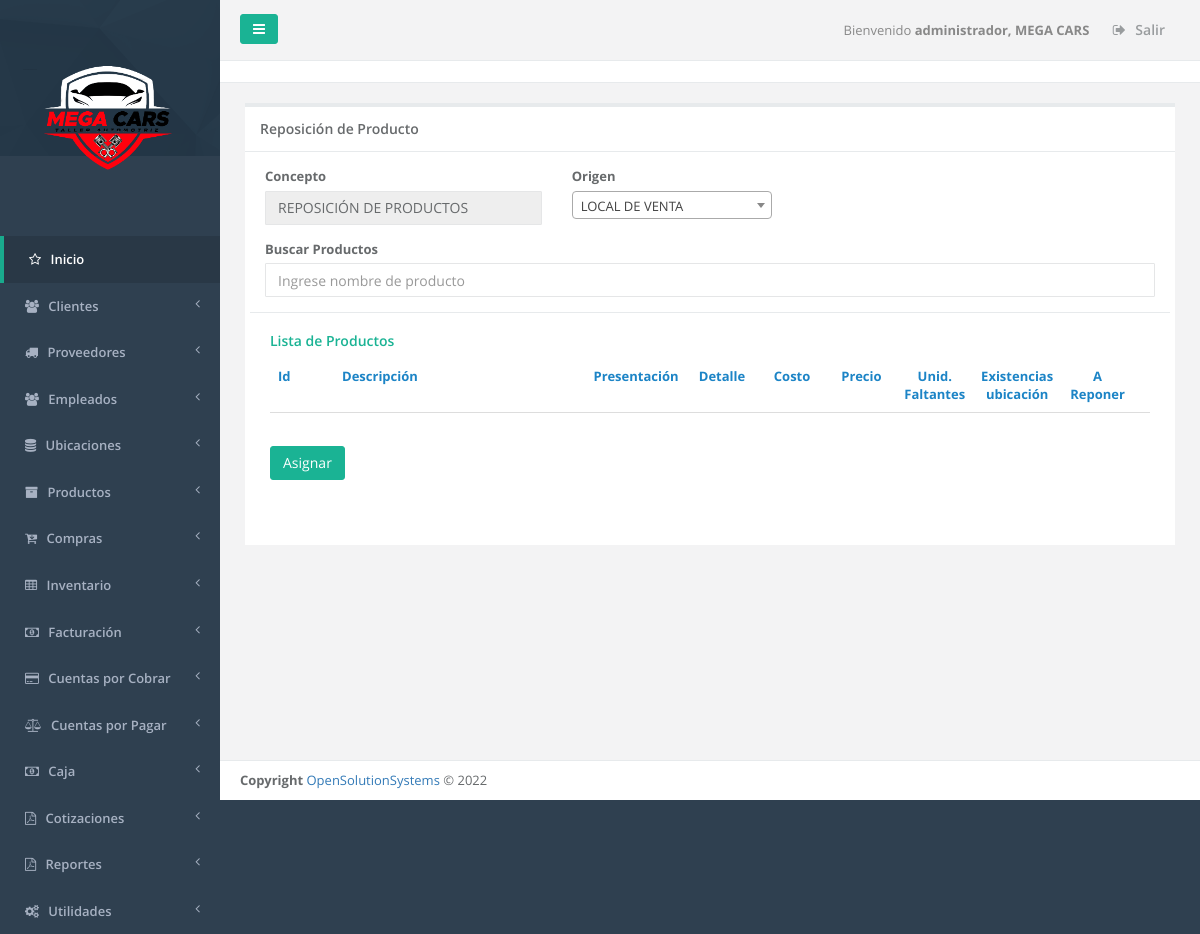
Page /admin_movimiento_pendiente.php (signed in) on the committed database.
### tables this page shows
CREATE TABLE `sucursal` (
  `id_server` int(11) NOT NULL,
  `unique_id` text NOT NULL,
  `id_sucursal` int(11) NOT NULL,
  `descripcion` text NOT NULL,
  `direccion` varchar(255) NOT NULL,
  `telefono1` varchar(20) NOT NULL,
  `telefono2` varchar(20) NOT NULL,
  `casa_matriz` tinyint(1) NOT NULL,
  `iva` float NOT NULL,
  `monto_retencion1` float NOT NULL,
  `monto_retencion10` float NOT NULL,
  `monto_percepcion` float NOT NULL,
  `n_sucursal` int(11) NOT NULL,
  `vigencia_factura` int(11) NOT NULL,
  `vigencia_pedido` int(11) NOT NULL,
  `giro` varchar(100) NOT NULL,
  `nrc` varchar(100) NOT NULL,
  `nit` varchar(100) NOT NULL,
  `razon_social` varchar(150) NOT NULL,
  `logo` varchar(150) NOT NULL,
  `serie_cof` varchar(100) NOT NULL,
  `desde_cof` int(11) NOT NULL,
  `hasta_cof` int(11) NOT NULL,
  `serie_ccf` varchar(100) NOT NULL,
  `desde_ccf` int(11) NOT NULL,
  `hasta_ccf` int(11) NOT NULL,
  `ultima_act` date NOT NULL
);

CREATE TABLE `menu` (
  `id_server` int(11) NOT NULL,
  `unique_id` text NOT NULL,
  `id_menu` int(11) NOT NULL,
  `nombre` varchar(250) DEFAULT NULL,
  `prioridad` int(11) DEFAULT NULL,
  `icono` varchar(250) NOT NULL,
  `visible` tinyint(1) NOT NULL
);

### _conexion.php (called while the page is built, shortened)
<?php
$username = "root";
$password = "1234";
$hostname = "localhost";
$dbname = "megacar";
$conexion = mysqli_connect("$hostname","$username","$password","$dbname");
function _query($sql_string){
  global $conexion;
  mysqli_set_charset($conexion,"utf8");
  $query=mysqli_query($conexion,$sql_string);
  return $query;
}
function _fetch_array($sql_string){
  $fetched = mysqli_fetch_array($sql_string,MYSQLI_ASSOC);
  return $fetched;
}
function _num_rows($sql_string){
  $rows = mysqli_num_rows($sql_string);
  return $rows;
}
function get_name_script($url){
  if ( strpos($url, '/') !== FALSE ){
    $nombre_archivo_tmp = explode('/', $url);
  }
  $nombre_archivo= array_pop($nombre_archivo_tmp );
  return  $nombre_archivo;
}
function permission_usr($id_user,$filename){
  $sql1="SELECT menu.id_menu, menu.nombre as nombremenu, menu.prioridad,
  modulo.id_modulo,  modulo.nombre as nombremodulo, modulo.descripcion, modulo.filename,
  usuario_modulo.id_usuario,usuario.admin as admin
  FROM menu, modulo, usuario_modulo, usuario
  WHERE usuario.id_usuario='$id_user'
  AND menu.id_menu=modulo.id_menu
  AND usuario.id_usuario=usuario_modulo.id_usuario
  AND usuario_modulo.id_modulo=modulo.id_modulo
  AND modulo.filename='$filename'
  ";
  $result1=_query($sql1);
  $count1=_num_rows($result1);
  if($count1 >0){
    $row1=_fetch_array($result1);
    $admin=$row1['admin'];
    $nombremodulo=$row1['nombremodulo'];
    $filename=$row1['filename'];
    $name_link=$filename;
  }
  else{
    $name_link='NOT';
  }
  return $name_link;
}
?>

### admin_movimiento_pendiente.php (the view, shortened to what this page needs)
<?php
function initial()
{
  $title = "Reposición de Producto";
  $_PAGE = array();
  $_PAGE ['links'] = null;
  $_PAGE ['links'] .= '<link href="css/bootstrap.min.css" rel="stylesheet">';
  $_PAGE ['links'] .= '<link href="font-awesome/css/font-awesome.css" rel="stylesheet">';
  $_PAGE ['links'] .= '<link href="css/plugins/iCheck/custom.css" rel="stylesheet">';
  $_PAGE ['links'] .= '<link href="css/plugins/select2/select2.css" rel="stylesheet">';
  $_PAGE ['links'] .= '<link href="css/plugins/toastr/toastr.min.css" rel="stylesheet">';
  $_PAGE ['links'] .= '<link href="css/plugins/dataTables/dataTables.bootstrap.css" rel="stylesheet">';
  $_PAGE ['links'] .= '<link href="css/plugins/dataTables/dataTables.responsive.css" rel="stylesheet">';
  $_PAGE ['links'] .= '<link href="css/plugins/dataTables/dataTables.tableTools.min.css" rel="stylesheet">';
  $_PAGE ['links'] .= '<link href="css/plugins/datapicker/datepicker3.css" rel="stylesheet">';
  $_PAGE ['links'] .= '<link href="css/animate.css" rel="stylesheet">';
  $_PAGE ['links'] .= '<link href="css/style.css" rel="stylesheet">';
  include_once "header.php";
  include_once "main_menu.php";
  $id_user=$_SESSION["id_usuario"];
  $admin=$_SESSION["admin"];
  $uri = $_SERVER['SCRIPT_NAME'];
  $filename=get_name_script($uri);
  $links=permission_usr($id_user, $filename);
  ?>
  <div class="row wrapper border-bottom white-bg page-heading">
    <div class="col-lg-2"></div>
  </div>
  <div class="wrapper wrapper-content  animated fadeInRight">
    <div class="row">
      <div class="col-lg-12">
        <div class="ibox">
          <div class="ibox-title">
            <h5><?php echo $title;?></h5>
          </div>
          <?php if ($links!='NOT' || $admin=='1') { ?>
            <div class="ibox-content">
              <div class='row' id='form_invent_inicial'>
                <div class="col-lg-4">
                  <div class="form-group has-info">
                    <label>Concepto</label>
                    <input type='text' readonly class='form-control' value='REPOSICIÓN DE PRODUCTOS' id='concepto' name='concepto'>
                  </div>
                </div>
                <div class="col-lg-3">
                  <div class='form-group has-info'><label>Origen</label>
                  </div>
                </div>
                <div class='col-lg-3'>
                </div>
                <div class='col-lg-3'>
                </div>
              </div>
              <div class="row" id='buscador'>
                <div class="col-lg-12">
                  <div class='form-group has-info'><label>Buscar Productos</label>
                    <input type="text" id="producto_buscar" name="producto_buscar" size="20" class="producto_buscar form-control" placeholder="Ingrese nombre de producto"  data-provide="typeahead">
                  </div>
                </div>
              </div>
              <div class="ibox">
                <div class="row">
                  <div class="ibox-content">
                    <header>
                      <h4 class="text-navy">Lista de Productos</h4>
                    </header>
                  <div  class='widget-content' id="content">
                    <div class="row">
                  <div class="col-md-12">
                    <table class="table table-striped" id='loadtable'>
                      <thead class='thead1'>
                        <tr class='tr1'>
                          <th class="text-success col-lg-1">Id</th>
                          <th class="text-success col-lg-4">Descripción</th>
													<th class="text-success col-lg-1 text-center">Presentación</th>
                          <th class="text-success col-lg-1 text-center">Detalle</th>
                          <th class="text-success col-lg-1 text-center">Costo</th>
                          <th class="text-success col-lg-1 text-center">Precio</th>
                          <th class="text-success col-lg-1 text-center">Unid. Faltantes</th>
                          <th class="text-success col-lg-1 text-center">Existencias ubicación</th>
                          <th class="text-success col-lg-1 text-center">A Reponer</th>
                          <th class="text-success col-lg-1 text-center"></th>
                        </tr>
                      </thead>
                    </table>
                  </div>
                </div>
              </div>
                    <input type="hidden" name="process" id="process" value="insert"><br>
                    <div>
                      <input type="submit" id="generar" name="generar" value="Asignar" class="btn btn-primary m-t-n-xs" />
                    </div>
                </div>
              </div>
            </div>
          </div>
        </div>
      </div>
    </div>
  </div>
<?php
  include_once ("footer.php");
}
else
{
    echo "<br><br><div class='alert alert-warning'>No tiene permiso para este modulo.</div></div></div></div></div>";
}
}
      ?>
      <?php
if (!isset($_REQUEST['process']))
{
  initial();
}
?>

### main_menu.php (shortened to what this page needs)
<?php
  $id_sucursal = $_SESSION['id_sucursal'];
  $sql_sucursal = "SELECT * FROM sucursal WHERE id_sucursal = '$id_sucursal'";
  $query_sucursal = _query($sql_sucursal);
  $row_sucursal = _fetch_array($query_sucursal);
  $logo = $row_sucursal['logo'];
?>
<nav class="navbar-default navbar-static-side" role="navigation">
  <div class="sidebar-collapse">
    <ul class="nav" id="side-menu">
      <li class="nav-header">
        <div class="dropdown profile-element"> <span>
          <img alt="image" class="img-responsive" src="<?php echo $logo;  ?>" width="180px" style="margin-left: -3%;">
        </span>
      </div>
    </li>
    <?php
    $id_user=$_SESSION["id_usuario"];
    $admin=$_SESSION["admin"];
    $icono='fa fa-star-o';
    $sql_menus="SELECT id_menu, nombre, prioridad,icono FROM menu order by prioridad";
    $result=_query($sql_menus);
    $main_lnk='dashboard.php';
    if($admin=='1')
    {
      echo  "<li class='active'>";
      echo "<a href='dashboard.php'><i class='".$icono."'></i> <span class='nav-label'>Inicio</span></a>";
      echo  "</li>";
    }
    else
    {
      echo  "<li class='active'>";
      echo "<a href='dashboard.php'><i class='".$icono."'></i> <span class='nav-label'>Inicio</span></a>";
      echo  "</li>";
    }
    while($row=_fetch_array($result))
    {
      $menuname=$row['nombre'];
      $id_menu=$row['id_menu'];
      $icono=$row['icono'];
      if($admin=='1')
      {
        $sql_links="SELECT distinct menu.id_menu, menu.nombre as nombremenu, menu.prioridad,
        modulo.id_modulo, modulo.nombre as nombremodulo, modulo.descripcion, modulo.filename, usuario.admin
        FROM menu, modulo, usuario
        WHERE usuario.id_usuario='$id_user'
        AND usuario.admin='1'
        AND menu.id_menu='$id_menu'
        AND menu.id_menu=modulo.id_menu
        AND modulo.mostrarmenu='1'
        AND menu.visible=1
        ";
      }
      $result_modules=_query($sql_links);
      $numrow2=_num_rows($result_modules);
      if($numrow2>0)
      {
        echo "<li><a href='".$main_lnk."'><i class='".$icono."'></i></i> <span class='nav-label'>".$menuname."</span> <span class='fa arrow'></span></a>";
        echo" </li>";
      }
    }
  ?>
</div>
</nav>
<div id="page-wrapper" class="gray-bg">
  <div class="row border-bottom">
    <nav class="navbar navbar-static-top" role="navigation" style="margin-bottom: 0">
      <div class="navbar-header">
        <a class="navbar-minimalize minimalize-styl-2 btn btn-primary"><i class="fa fa-bars"></i> </a>
      </div>
      <?php
      $id_sucursal=$_SESSION["id_sucursal"];
      $qsucursal=_query("SELECT descripcion FROM sucursal WHERE id_sucursal='$id_sucursal'");
      $row_sucursal=_fetch_array($qsucursal);
      $sucursal=$row_sucursal["descripcion"];
      ?>
      <ul class="nav navbar-top-links navbar-right">
        <li>
          <span class="m-r-sm text-muted welcome-message">Bienvenido <b><?php echo $_SESSION["nombre"].", ".$sucursal ?> </b></span>
        </li>
        <li>
          <a href="logout.php">
            <i class="fa fa-sign-out"></i> Salir
          </a>
        </li>
      </ul>
    </nav>
  </div>

### rows in the picture
sucursal: logo (picture), descripcion "MEGA CARS"
menu: nombre "Clientes"
menu: nombre "Proveedores"
menu: nombre "Empleados"
menu: nombre "Ubicaciones"
menu: nombre "Productos"
menu: nombre "Compras"
menu: nombre "Inventario"
menu: nombre "Facturación"
menu: nombre "Cuentas por Cobrar"
menu: nombre "Cuentas por Pagar"
menu: nombre "Caja"
menu: nombre "Cotizaciones"
menu: nombre "Reportes"
menu: nombre "Utilidades"

### other values in the picture
$_SESSION["nombre"] "administrador"
$title "Reposición de Producto"
